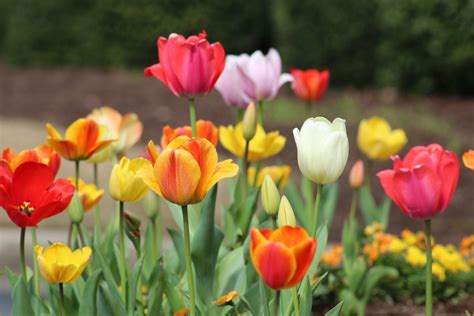
#> input picture image/tulip.jpeg, 474 x 316 px, found by its file name
$ python filter_test.py
#> lines starting #> are read from the running program, lines starting #| are printed output that depends on the picture
### dip/spatial_filter.py
import numpy as np

def custom_filter2D(image, kernel, mode='same'):
    """
    Applies a 2D convolution to an image, similar to cv2.filter2D.

    Args:
        image (np.ndarray): The input image (grayscale).
        kernel (np.ndarray): The convolution kernel.
        mode (str): 'same' or 'valid'.
                    'same': output size is the same as input size, padding with zeros.
                    'valid': output size is smaller, only computes where kernel fully overlaps.

    Returns:
        np.ndarray: The filtered image.
    """
    image_height, image_width = image.shape
    kernel_height, kernel_width = kernel.shape

    if mode == 'same':
        # Calculate padding to maintain same output size
        pad_h = kernel_height // 2
        pad_w = kernel_width // 2
        padded_image = np.pad(image, ((pad_h, pad_h), (pad_w, pad_w)), mode='constant')
        output_height, output_width = image_height, image_width
    elif mode == 'valid':
        padded_image = image
        output_height = image_height - kernel_height + 1
        output_width = image_width - kernel_width + 1
    else:
        raise ValueError("Mode must be 'same' or 'valid'.")

    output_image = np.zeros((output_height, output_width))

    for i in range(output_height):
        for j in range(output_width):
            # Extract the region of interest from the padded image
            roi = padded_image[i:i + kernel_height, j:j + kernel_width]
            # Perform element-wise multiplication and sum
            output_image[i, j] = np.sum(roi * kernel)

    return output_image

### dip/filter_test.py
import numpy as np
import cv2 as cv
from spatial_filter import custom_filter2D
import matplotlib.pyplot as plt

from kernals import (
    smoothing_kernel,
    sobel_x, sobel_y,
    prewitt_x, prewitt_y,
    scharr_x, scharr_y,
    laplace_kernel,
    custom_kernel_1, custom_kernel_2, custom_kernel_3, custom_kernel_4
)


if __name__ == "__main__":

    test_image = cv.imread('image/tulip.jpeg', cv.IMREAD_GRAYSCALE).astype(np.float32)
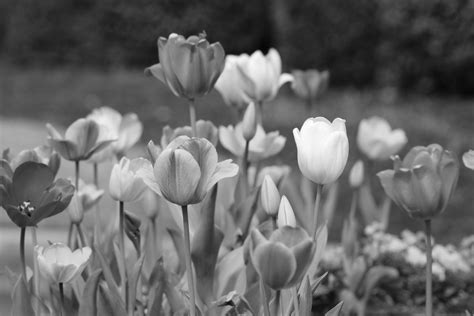
#> test_image: shape (316, 474) float32; min 3, max 255, mean 104.5
    kernels = {
        "smoothing": smoothing_kernel,
        "sobel_x": sobel_x,
        "sobel_y": sobel_y,
        "prewitt_x": prewitt_x,
        "prewitt_y": prewitt_y,
        "scharr_x": scharr_x,
        "scharr_y": scharr_y,
        "laplace": laplace_kernel,
        "custom_1": custom_kernel_1,
        "custom_2": custom_kernel_2,
        "custom_3": custom_kernel_3,
        "custom_4": custom_kernel_4,
    }

    plt.figure(figsize=(15, 10))
    index = 1
    name = 'custom_4'
    # for name, kernel in kernels.items():
    filtered_image = custom_filter2D(test_image, kernels[name], mode='same')
#> in custom_filter2D, `padded_image = np.pad(image, ((pad_h, pad_h), (pad_w, pad_w)), mode='c..`:
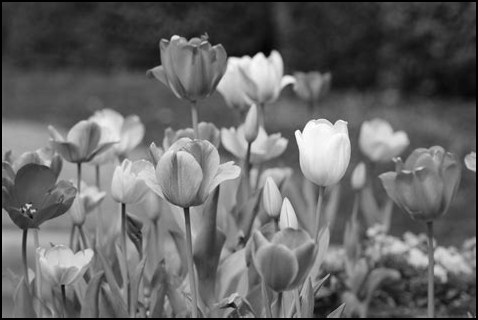
#> padded_image: shape (320, 478) float32; min 0, max 255, mean 102.4
    filtered_image_valid = custom_filter2D(test_image, kernels[name], mode='valid')
#> call 2 of custom_filter2D, with kernel = array of shape (5, 5), mode = 'valid'
#> after the loop in custom_filter2D (call 2), `for i in range(output_height):`:
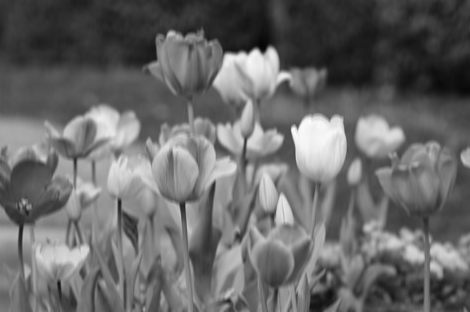
#> output_image: shape (312, 470) float64; min 5.6, max 254, mean 105
    plt.subplot(1, 2, index)
    plt.title(f'Filter: {name} (same)')
    plt.imshow(filtered_image, cmap='gray')
    index += 1
    plt.subplot(1, 2, index)
    plt.title(f'Filter: {name} (valid)')
    plt.imshow(filtered_image_valid, cmap='gray')
        # index += 1


    plt.tight_layout()
    plt.show()
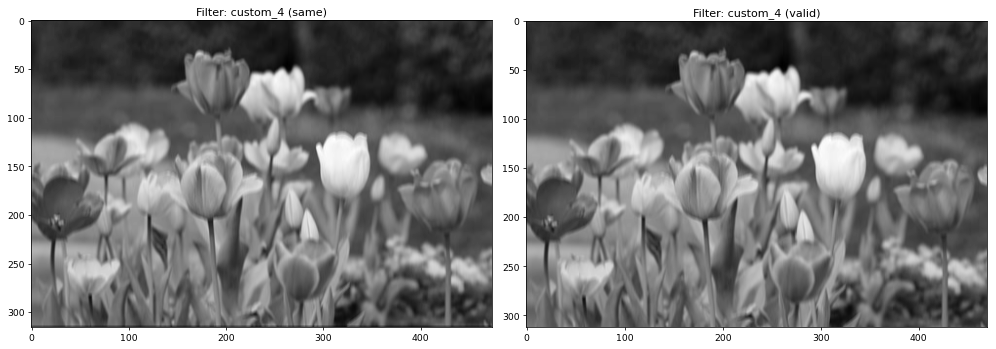
#> figure drawn by matplotlib, 2 panels
